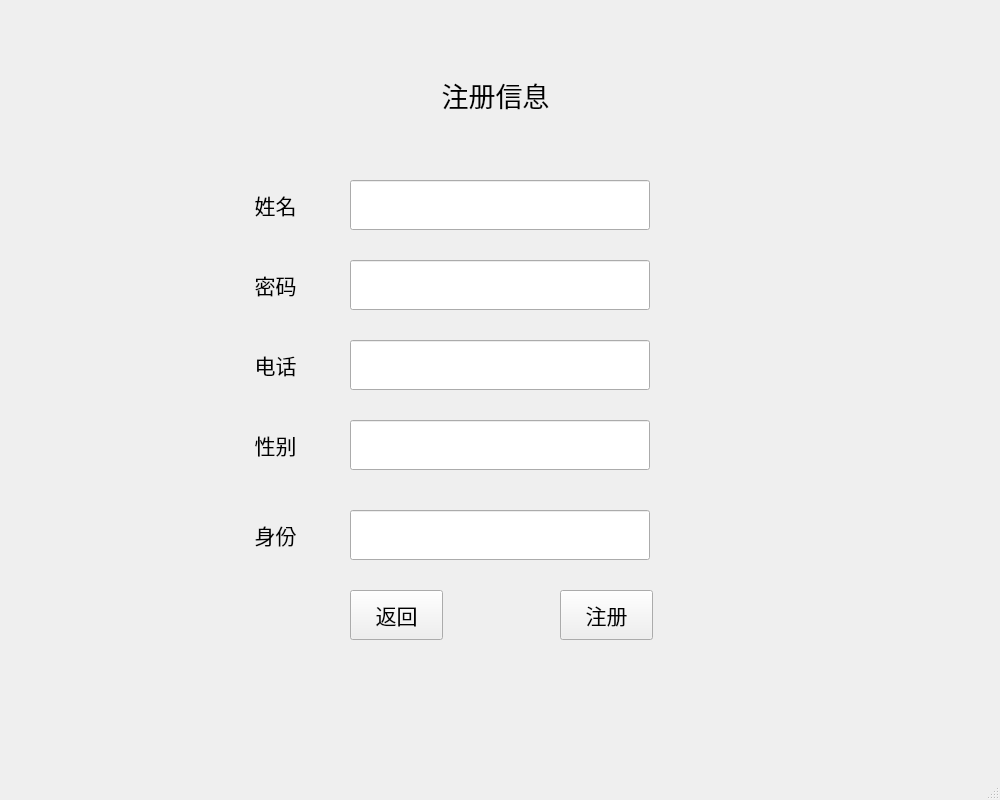
<?xml version="1.0" encoding="UTF-8"?>
<ui version="4.0">
 <class>registered</class>
 <widget class="QMainWindow" name="registered">
  <property name="geometry">
   <rect>
    <x>0</x>
    <y>0</y>
    <width>1000</width>
    <height>800</height>
   </rect>
  </property>
  <property name="windowTitle">
   <string>MainWindow</string>
  </property>
  <widget class="QWidget" name="centralwidget">
   <widget class="QLabel" name="label_2">
    <property name="geometry">
     <rect>
      <x>240</x>
      <y>260</y>
      <width>71</width>
      <height>50</height>
     </rect>
    </property>
    <property name="font">
     <font>
      <family>楷体</family>
      <pointsize>16</pointsize>
     </font>
    </property>
    <property name="text">
     <string>密码</string>
    </property>
    <property name="alignment">
     <set>Qt::AlignCenter</set>
    </property>
   </widget>
   <widget class="QLineEdit" name="identify_le">
    <property name="geometry">
     <rect>
      <x>350</x>
      <y>510</y>
      <width>300</width>
      <height>50</height>
     </rect>
    </property>
   </widget>
   <widget class="QLineEdit" name="phone_le">
    <property name="geometry">
     <rect>
      <x>350</x>
      <y>340</y>
      <width>300</width>
      <height>50</height>
     </rect>
    </property>
   </widget>
   <widget class="QLabel" name="label">
    <property name="geometry">
     <rect>
      <x>240</x>
      <y>340</y>
      <width>71</width>
      <height>50</height>
     </rect>
    </property>
    <property name="font">
     <font>
      <family>楷体</family>
      <pointsize>16</pointsize>
     </font>
    </property>
    <property name="text">
     <string>电话</string>
    </property>
    <property name="alignment">
     <set>Qt::AlignCenter</set>
    </property>
   </widget>
   <widget class="QLabel" name="label_4">
    <property name="geometry">
     <rect>
      <x>240</x>
      <y>180</y>
      <width>71</width>
      <height>50</height>
     </rect>
    </property>
    <property name="font">
     <font>
      <family>楷体</family>
      <pointsize>16</pointsize>
     </font>
    </property>
    <property name="text">
     <string>姓名</string>
    </property>
    <property name="alignment">
     <set>Qt::AlignCenter</set>
    </property>
   </widget>
   <widget class="QLineEdit" name="name_le">
    <property name="geometry">
     <rect>
      <x>350</x>
      <y>180</y>
      <width>300</width>
      <height>50</height>
     </rect>
    </property>
   </widget>
   <widget class="QLineEdit" name="pwd_le">
    <property name="geometry">
     <rect>
      <x>350</x>
      <y>260</y>
      <width>300</width>
      <height>50</height>
     </rect>
    </property>
   </widget>
   <widget class="QPushButton" name="register_bt">
    <property name="geometry">
     <rect>
      <x>560</x>
      <y>590</y>
      <width>93</width>
      <height>50</height>
     </rect>
    </property>
    <property name="font">
     <font>
      <family>楷体</family>
      <pointsize>16</pointsize>
     </font>
    </property>
    <property name="text">
     <string>注册</string>
    </property>
   </widget>
   <widget class="QLabel" name="label_3">
    <property name="geometry">
     <rect>
      <x>240</x>
      <y>510</y>
      <width>71</width>
      <height>50</height>
     </rect>
    </property>
    <property name="font">
     <font>
      <family>楷体</family>
      <pointsize>16</pointsize>
     </font>
    </property>
    <property name="text">
     <string>身份</string>
    </property>
    <property name="alignment">
     <set>Qt::AlignCenter</set>
    </property>
   </widget>
   <widget class="QPushButton" name="back_bt">
    <property name="geometry">
     <rect>
      <x>350</x>
      <y>590</y>
      <width>93</width>
      <height>50</height>
     </rect>
    </property>
    <property name="font">
     <font>
      <family>楷体</family>
      <pointsize>16</pointsize>
     </font>
    </property>
    <property name="text">
     <string>返回</string>
    </property>
   </widget>
   <widget class="QLineEdit" name="gender_le">
    <property name="geometry">
     <rect>
      <x>350</x>
      <y>420</y>
      <width>300</width>
      <height>50</height>
     </rect>
    </property>
   </widget>
   <widget class="QLabel" name="label_5">
    <property name="geometry">
     <rect>
      <x>240</x>
      <y>420</y>
      <width>71</width>
      <height>50</height>
     </rect>
    </property>
    <property name="font">
     <font>
      <family>楷体</family>
      <pointsize>16</pointsize>
     </font>
    </property>
    <property name="text">
     <string>性别</string>
    </property>
    <property name="alignment">
     <set>Qt::AlignCenter</set>
    </property>
   </widget>
   <widget class="QLabel" name="label_6">
    <property name="geometry">
     <rect>
      <x>310</x>
      <y>70</y>
      <width>371</width>
      <height>50</height>
     </rect>
    </property>
    <property name="font">
     <font>
      <family>楷体</family>
      <pointsize>20</pointsize>
     </font>
    </property>
    <property name="text">
     <string>注册信息</string>
    </property>
    <property name="alignment">
     <set>Qt::AlignCenter</set>
    </property>
   </widget>
  </widget>
  <widget class="QMenuBar" name="menubar">
   <property name="geometry">
    <rect>
     <x>0</x>
     <y>0</y>
     <width>1000</width>
     <height>26</height>
    </rect>
   </property>
  </widget>
  <widget class="QStatusBar" name="statusbar"/>
 </widget>
 <resources/>
 <connections/>
</ui>
